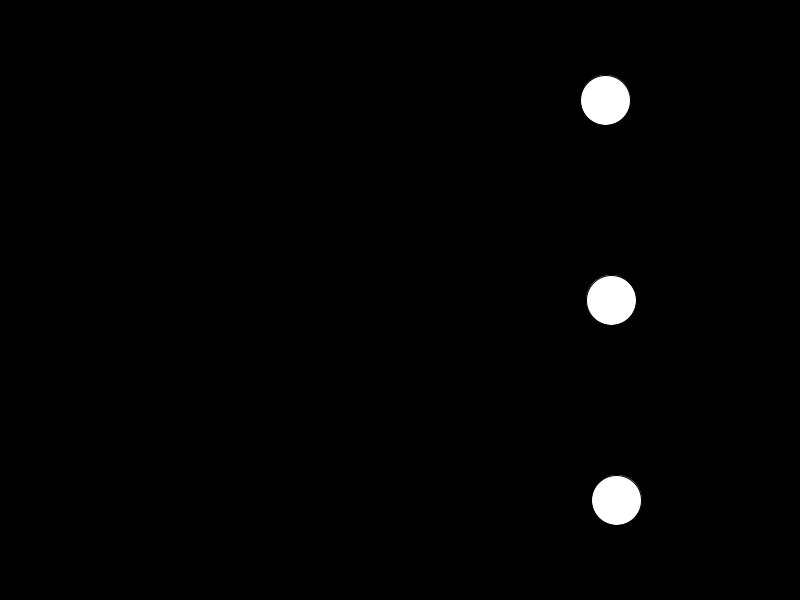
Frame 1 (no input)
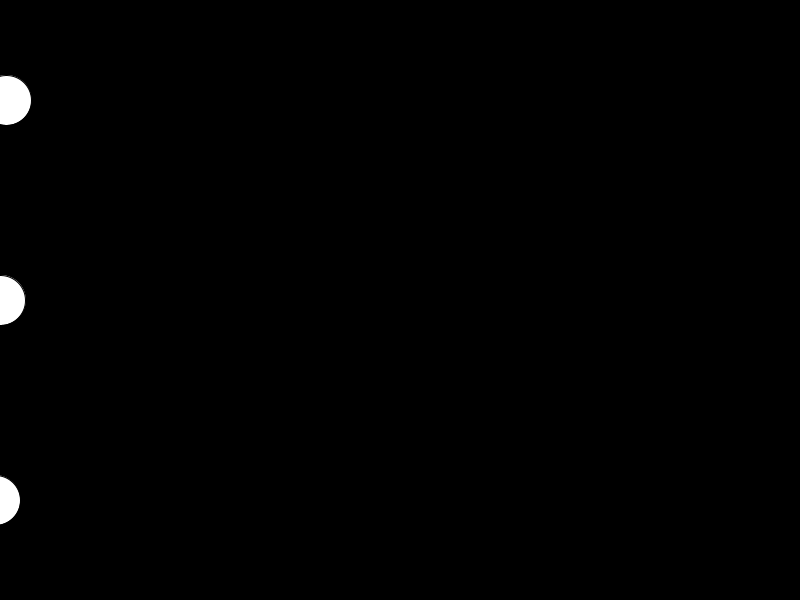
Frame 60 (the mouse pressed at the canvas centre just before this capture)
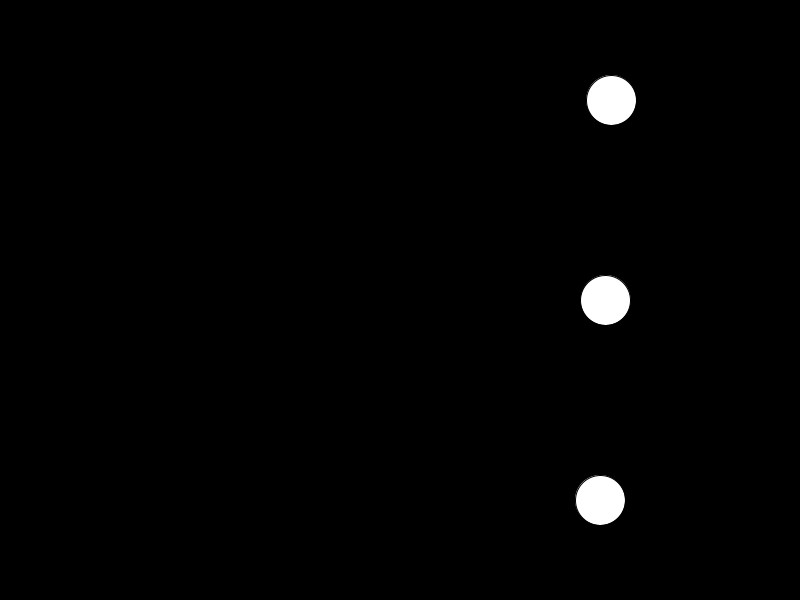
Frame 120 (the mouse held since frame 60 and released just before this capture)

The Processing sketch that drew these frames (run headless with seeded random() and noise(); from frame 60 on, the mouse is pressed at the canvas centre):

// Processing sketch: BouncingBall
// ── BouncingBall.pde
float xSpeed = 5.6, x = 600, y = 300;
void setup(){
  size(800,600);
}

void draw(){
  background(0);
  ball(-200);
  ball(0);
  ball(200);
}

void ball(int offset) {
  x+=xSpeed;
  if(x > width || x < 0) {
    xSpeed = xSpeed * -1;
  }
  ellipse(x,y+offset,50,50);
}
